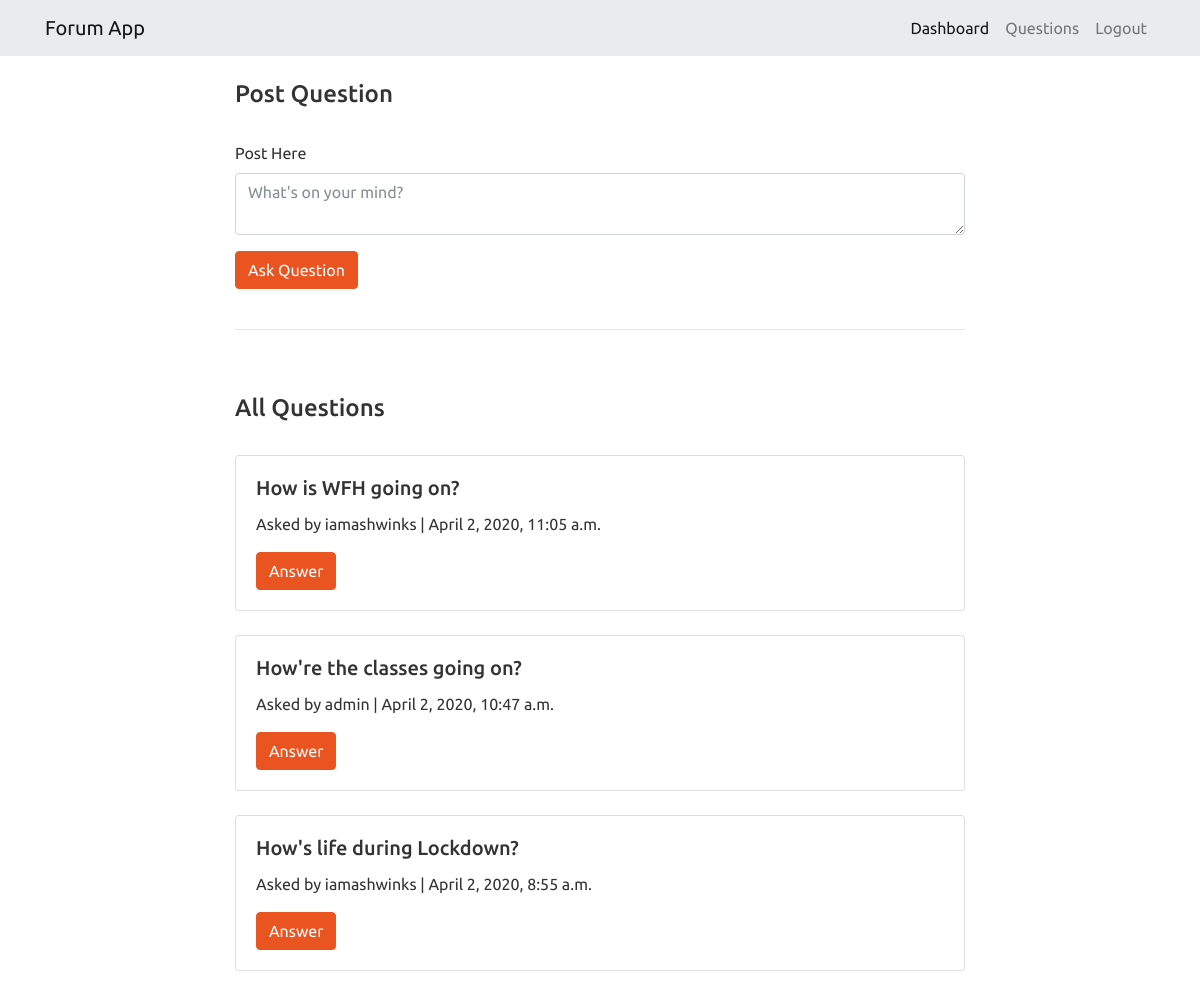
Screenshot of /questions/ with the database file from the repository.
### forum/models.py (models this page shows, shortened)
class Question(models.Model):
	author = models.ForeignKey(User, on_delete=models.CASCADE)
	question = models.CharField(max_length=200, blank=True)
	timestamp = models.DateTimeField(auto_now_add=True, blank=True)

### forum/views.py (the view, shortened to what this page needs)
# urls.py: path('questions/', questions),
def questions(request):
	all_questions = Question.objects.all().order_by('-timestamp')
	return render(request, "question.html", {"all_questions":all_questions})

### forum/templates/question.html (shortened to what this page needs)
{% extends 'base.html' %}
{% block body %}
	<div class="container">
		<div class="row">
			<div class="col-md-2"></div>
			<div class="col-md-8">
				<div class="sub-head mt-4 mb-2">
					<h4>Post Question</h4>
				</div><br>
				<form action="/questions/" method="POST">
					<div class="form-group">
						<label>Post Here</label>
						<textarea class="form-control" name="question" placeholder="What's on your mind?"></textarea>
					</div>
					<button type="submit" class="btn btn-primary">Ask Question</button>
				</form>
				<br>
				<hr>
				<br>
				<div class="sub-head mt-4 mb-2">
					<h4>All Questions</h4>
				</div><br>
				{% for question in all_questions %}
					<div class="card">
						<div class="card-body">
							<h5 class="card-title">{{ question.question }}</h5>
							<p class="card-text">Asked by {{ question.author }} | {{ question.timestamp }}</p>
							<a href="/discussion/{{question.id}}/" class="btn btn-primary">Answer</a>
						</div>
					</div><br>
				{% endfor %}
			</div>
			<div class="col-md-2"></div>
		</div>
	</div>
{% endblock %}

### rows the page displays
Question: question "How is WFH going on?", author "iamashwinks", timestamp "April 2, 2020, 11:05 a.m."
Question: question "How're the classes going on?", author "admin", timestamp "April 2, 2020, 10:47 a.m."
Question: question "How's life during Lockdown?", author "iamashwinks", timestamp "April 2, 2020, 8:55 a.m."
